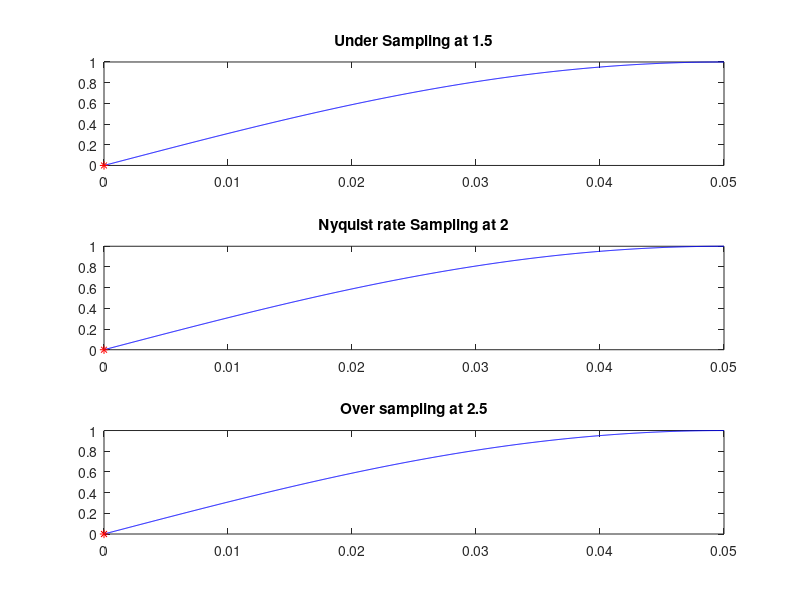

Recreate this plot in MATLAB.
clc;
close all;
tfinal = 0.05;
t= 0:0.00005: tfinal; %runs for .00005/0.05 = 1000 times
fd= input('Enter the analog frequency of the sine wave : ');
xt = sin(2*pi*fd*t);%original signal

fs1 = 1.5*fd;
n1= 0: 1/fs1: tfinal;
xn = sin(2*pi*n1*fd);
subplot(3,1,1);
plot(t,xt,'b',n1,xn,'r*-');
title('Under Sampling at 1.5');

fs2= 2*fd;
n2= 0:1/fs2:tfinal;
xn = sin(2*pi*n2*fd);
subplot(3,1,2);
plot(t,xt,'b',n2,xn,'r*-');
title('Nyquist rate Sampling at 2');

fs3 = 2.5*fd;
n3= 0:1/fs3:tfinal;
xn = sin(2*pi*n3*fd);
subplot(3,1,3);
plot(t,xt,'b',n3,xn,'r*-');
title('Over sampling at 2.5');